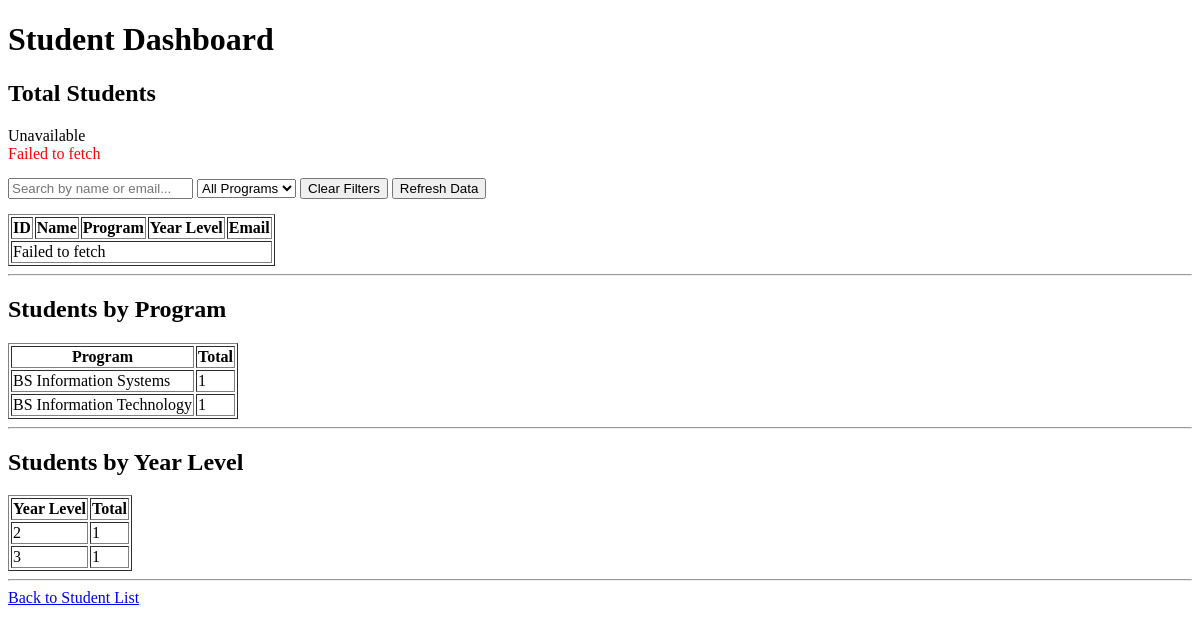
Page /registration/dashboard/ on the earlier database version.
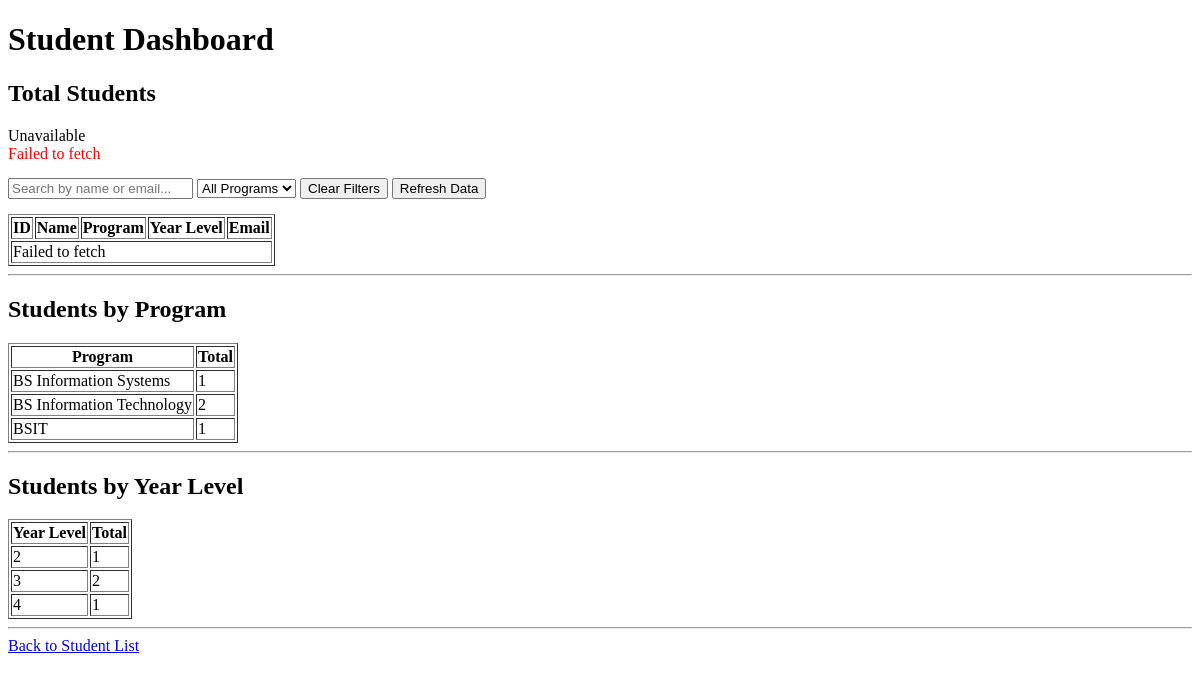
Same page on the later database version.
### registration/models.py (models this page shows, shortened)
class Student(models.Model):
    student_name = models.CharField(max_length=100)
    program = models.CharField(max_length=100)
    year_level = models.IntegerField()
    email = models.EmailField()

### registration/views.py (the view)
# urls.py: path('dashboard/', views.student_dashboard, name='student_dashboard'),
def student_dashboard(request):
    students = Student.objects.all()
    total_students = students.count()
    program_summary = (
        students
        .values('program')
        .annotate(total=Count('id'))
        .order_by('program')
    )
    year_summary = (
        students
        .values('year_level')
        .annotate(total=Count('id'))
        .order_by('year_level')
    )
    return render(
        request,
        'registration/student_dashboard.html',
        {
            'total_students': total_students,
            'program_summary': program_summary,
            'year_summary': year_summary,
        }
    )

### registration/templates/registration/student_dashboard.html (shortened to what this page needs)
<!DOCTYPE html>
<html>
<head>
    {% load static %}
</head>
<body>
    <h1>Student Dashboard</h1>
    <h2>Total Students</h2>
    <span id="student-count">0</span>
    <div id="status-message" role="status" aria-live="polite">Loading student records...</div>
    <div style="margin: 15px 0;">
        <input type="text" id="search-input" placeholder="Search by name or email..." />
        <select id="program-filter">
            <option value="">All Programs</option>
        </select>
        <button id="clear-filters-btn">Clear Filters</button>
        <button id="refresh-btn">Refresh Data</button>
    </div>
    <table border="1">
        <thead>
            <tr>
                <th>ID</th>
                <th>Name</th>
                <th>Program</th>
                <th>Year Level</th>
                <th>Email</th>
            </tr>
        </thead>
        <tbody id="student-table-body">
        </tbody>
    </table>
    <hr>
    <h2>Students by Program</h2>
    <table border="1">
        <tr>
            <th>Program</th>
            <th>Total</th>
        </tr>
        {% for item in program_summary %}
        <tr>
            <td>{{ item.program }}</td>
            <td>{{ item.total }}</td>
        </tr>
        {% empty %}
        <tr>
            <td colspan="2">No program data available.</td>
        </tr>
        {% endfor %}
    </table>
    <hr>
    <h2>Students by Year Level</h2>
    <table border="1">
        <tr>
            <th>Year Level</th>
            <th>Total</th>
        </tr>
        {% for item in year_summary %}
        <tr>
            <td>{{ item.year_level }}</td>
            <td>{{ item.total }}</td>
        </tr>
        {% empty %}
        <tr>
            <td colspan="2">No year-level data available.</td>
        </tr>
        {% endfor %}
    </table>
    <hr>
    <a href="{% url 'student_list' %}">Back to Student List</a>
</body>
</html>

Differences in the rows shown:
computed for Student "BS Information Technology": total "1" → "2"
added Student: program "BSIT", total "1"
Other differences:
new list line: "3 2"
new list line: "4 1"
list line gone: "3 1"
